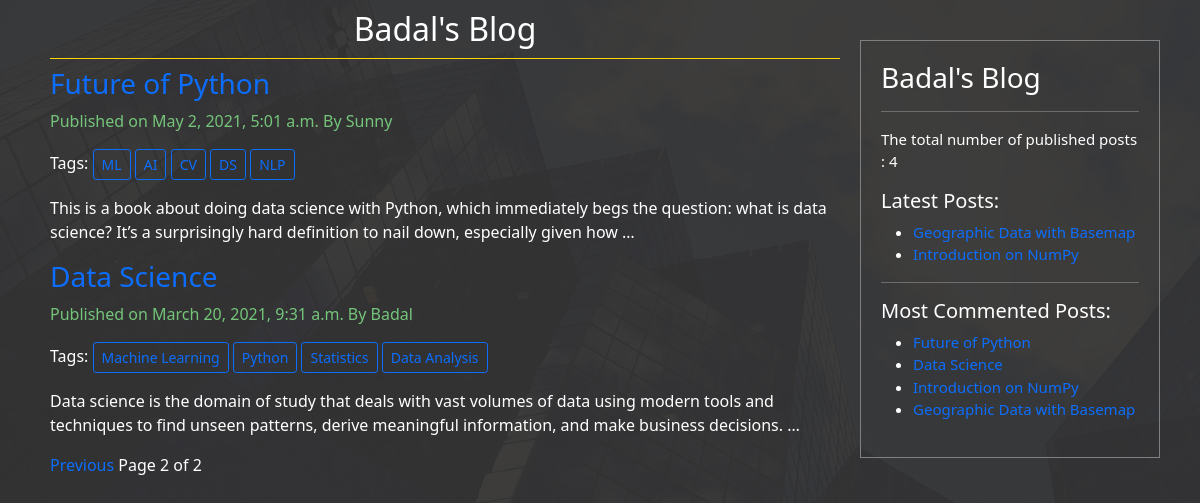
Screenshot of /?page=2 with the database file from the repository.
### testApp/models.py (models this page shows, shortened)
class Post(models.Model):
    STATUS_CHOICES = (('drfat','Draft'),('published','Published'))
    title = models.CharField(max_length=256)
    slug = models.SlugField(max_length=256, unique_for_date='publish')
    author = models.ForeignKey(User, related_name='blog_posts',on_delete=models.CASCADE)
    body = models.TextField()
    publish = models.DateTimeField(default=timezone.now)
    created = models.DateTimeField(auto_now_add=True)
    updated = models.DateTimeField(auto_now=True)
    status = models.CharField(max_length=10, choices=STATUS_CHOICES, default='draft')
    objects = CustomManager()
    tags = TaggableManager()
    class Meta:
        ordering=('-publish',)
    def get_absolute_url(self):
        return reverse('post_detail',args=[self.publish.year,self.publish.strftime('%m'),self.publish.strftime('%d'),self.slug])

### testApp/views.py (the view)
# urls.py: path('',views.post_list_view),
def post_list_view(request, tag_slug=None):
    post_list = Post.objects.all()
    tag=None
    if tag_slug:
        tag=get_object_or_404(Tag, slug=tag_slug)
        post_list=post_list.filter(tags__in=[tag])
    paginator=Paginator(post_list, 2)
    page_number=request.GET.get('page')
    try:
        post_list=paginator.page(page_number)
    except PageNotAnInteger:
        post_list=paginator.page(1)
    except EmptyPage:
        post_list=paginator.page(paginator.num_pages)
    return render(request, 'testApp/post_list.html',{'post_list':post_list,'tag':tag})

### testApp/models.py (called while the page is built)
    def get_queryset(self):
        return super().get_queryset().filter(status='published')

### testApp/templatetags/blog_tags.py (called while the page is built)
@register.simple_tag
def total_posts():
    return Post.objects.count()

@register.inclusion_tag('testApp/latest_posts123.html')
def show_latest_posts(count=3):
    latest_posts=Post.objects.order_by('-publish')[:count]
    return {'latest_posts':latest_posts}

@register.simple_tag
def get_most_commented_posts(count=5):
    return Post.objects.annotate(total_comments=Count('comments')).order_by('-total_comments')[:count]

### templates/testApp/post_list.html (shortened to what this page needs)
{% extends 'testApp/base.html' %}
{% block content %}
    <h2>Badal's Blog</h2>
    {% for post in post_list %}
        <a href="{{post.get_absolute_url}}"><h3>{{post.title}}</h3></a>
        <p class="author">Published on {{post.publish}} By {{post.author|title}}</p>
        <p>Tags:
            {% for tag in post.tags.all %}
              <a href="{%url 'post_list_by_tag_name' tag.slug %}" class="btn btn-sm btn-outline-primary">{{tag.name}}</a>
            {% endfor %}
        </p>
        {{post.body|truncatewords:30|linebreaks}}
    {% endfor %}
    {% include 'testApp/pagination.html' with page=post_list%}
{% endblock %}

### templates/testApp/base.html (shortened to what this page needs)
<!DOCTYPE html>
{% load blog_tags %}
{% load static %}
<html lang="en">
<head>
    <link href="https://cdn.jsdelivr.net/npm/bootstrap@5.0.0-beta3/dist/css/bootstrap.min.css" rel="stylesheet">
    <link rel="stylesheet" href="{% static 'css/base.css' %}">
</head>
<body>
    <div class="content">
        {% block content %}
        {% endblock %}
    </div>
    <div class="sidebar">
        <h3>Badal's Blog</h3><hr>
        <p>The total number of published posts : {% total_posts%}</p>
        <h5>Latest Posts:</h5>
        {% show_latest_posts 2%} <hr>
        <h5>Most Commented Posts:</h5>
        {% get_most_commented_posts as most_commented_posts %}
        <ul>
            {% for post in most_commented_posts %}
            <li>
                <a href="{{post.get_absolute_url}}">{{post.title}}</a>
            </li>
            {% endfor %}
        </ul>
    </div>
</body>
</html>

### templates/testApp/latest_posts123.html
<ul>
    {% for post in latest_posts %}
        <li>
            <a href="{{post.get_absolute_url}}">{{post.title}}</a>
        </li>
    {% endfor %}
</ul>

### static/css/base.css (style rules this page uses)
body { background-image: url('image.png'); color:white; }
.content { width: 70%; height: 100%vh; float: left; padding: 0 0 0 50px; }
.sidebar { width: 25%; height: 100%vh; float: right; padding:20px; border:1px solid grey; font-size: 15px; margin-right: 40px; margin-top: 40px; }
h2 { text-align: center; border-bottom: 1px solid gold; padding: 10px; }
.author { color:rgb(116, 197, 122); }
a { text-decoration: none; }

### rows the page displays
Post: title "Future of Python", publish "May 2, 2021, 5:01 a.m.", author "Sunny", body "This is a book about doing data science with Python, which immediately begs the question: what is data science? It’s a surprisingly hard definition to nail down, especially given how …"
Tag: name "ML"
Tag: name "AI"
Tag: name "CV"
Tag: name "DS"
Tag: name "NLP"
Post: title "Data Science", publish "March 20, 2021, 9:31 a.m.", author "Badal", body "Data science is the domain of study that deals with vast volumes of data using modern tools and techniques to find unseen patterns, derive meaningful information, and make business decisions. …"
Tag: name "Machine Learning"
Tag: name "Python"
Tag: name "Statistics"
Tag: name "Data Analysis"
Post: title "Geographic Data with Basemap"
Post: title "Introduction on NumPy"

### other values shown
{{ page.number }} "2"
{{ page.paginator.num_pages }} "2"
